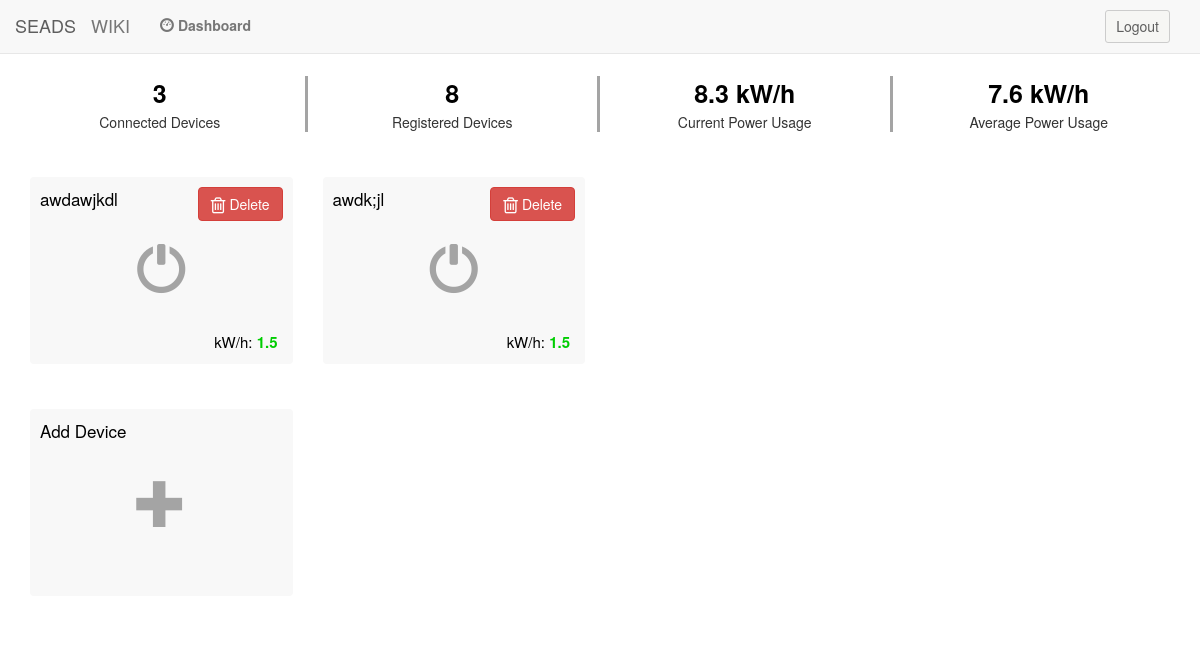
Page /dashboard/ (signed in) on the earlier database version.
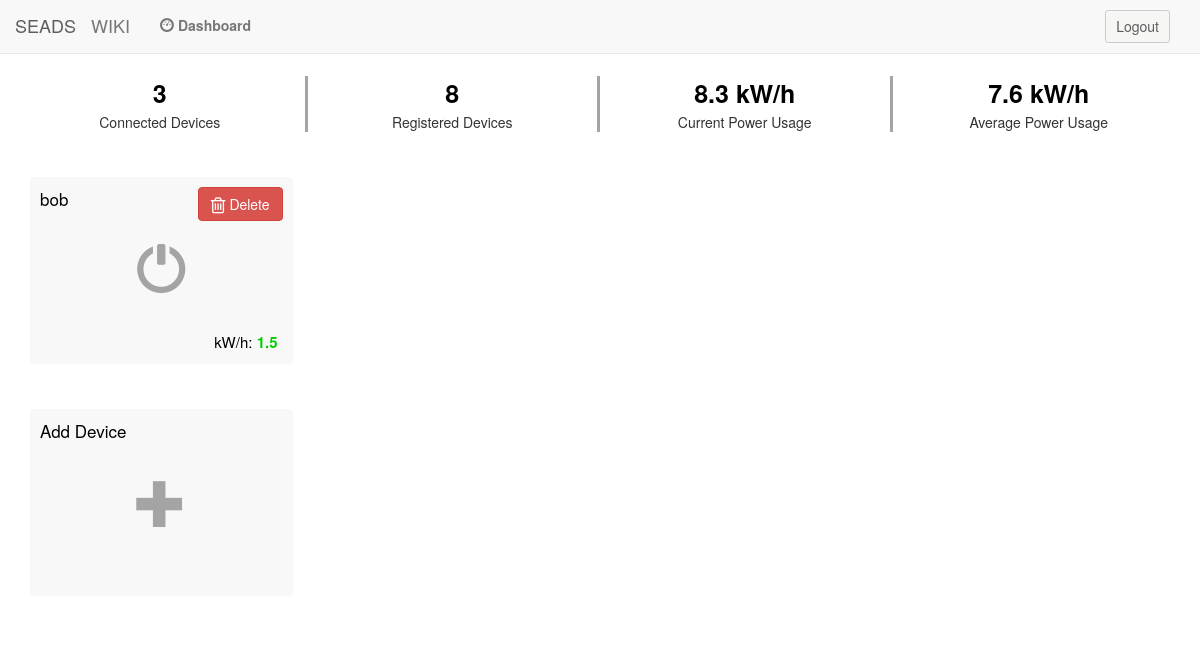
Same page on the later database version.
### seadssite/models.py (models this page shows)
class Map(models.Model):
	user = models.ForeignKey(User)
	device = models.ForeignKey(Devices)

class Devices(models.Model):
	device_id = models.IntegerField()
	name = models.CharField(max_length=200, default='DEFAULT VALUE')
	connection = models.BooleanField(default=True)
	power = models.BooleanField(default=False)

### seadssite/views.py (the view)
# urls.py: url(r'^dashboard/',v.DashboardView),
def DashboardView(request):
    alerts = []
    current_user = request.user
    user_devices_map = Map.objects.filter(user=current_user.id)
    if request.POST.get('register'):
        new_device_id = request.POST.get('device_id')
        new_device_name = request.POST.get('device_name')
        alert = register_device(new_device_id, new_device_name, current_user)
        if alert is not None:
            alerts.append(alert)
    elif request.POST.get('delete'):
        device_id = request.POST.get('delete')
        alert = delete_device(device_id, current_user)
        if alert is not None:
            alerts.append(alert)
    return render(request, 'dashboard.html', {'maps': user_devices_map, 'alerts':alerts})

### seadssite/templates/dashboard.html (shortened to what this page needs)
{% extends "base.html" %}
{% load staticfiles %}
{% block content %}
	<div class="container">
			<div class="row" style="text-align:center;">
				<div class="col-md-3" style="border-right:3px solid #a4a4a4"><div style="color:black;font-size:25;font-weight:bold;">3</div><span>Connected Devices</span></div>
				<div class="col-md-3" style="border-right:3px solid #a4a4a4"><div style="color:black;font-size:25;font-weight:bold;">8</div><span>Registered Devices</span></div>
				<div class="col-md-3" style="border-right:3px solid #a4a4a4"><div style="color:black;font-size:25;font-weight:bold;">8.3 kW/h</div><span>Current Power Usage</span></div>
				<div class="col-md-3"><div style="color:black;font-size:25;font-weight:bold;">7.6 kW/h</div><span>Average Power Usage</span></div>
			</div>
			{%for map in maps%}
				{% if forloop.counter0|divisibleby:4 %}
					{%if forloop.counter0 == 0%}
						<div class="row deviceRow">
					{% else %}
						</div>
						<div class="row deviceRow">
					{% endif %}
				{% endif %}
				<div class="col-md-3">
					<div style="background: #f8f8f8;width:100%;height:25%;margin:0 auto;border-radius: 4px;-webkit-user-select: none;-moz-user-select: none;-ms-user-select: none;" class="deviceBox">
						<div style="float:right;padding:10px;">
							<form method="post">
											<button type="submit" class="btn btn-danger delete" value={{map.device.device_id}} name="delete">
												<i class="fa fa-trash-o fa-lg"></i> Delete </button>
											</form>
						</div>
						<div style="float:left;padding:10px;" >
							<span style="font-size:17px;color:black;">{{map.device.name}}</span>
						</div>
						<span class="glyphicon glyphicon-off" aria-hidden="true" style="font-size:50px;color:#a4a4a4;position: absolute;top: 50%;left: 50%;transform: translate(-50%, -50%);"></span>
						<div style="right:20px;;padding:10px;position:absolute;bottom:0px;" >
							<span style="font-size:15px;color:black;">kW/h: <span style="color:#00CD02"><b>1.5</b></span></span>
						</div>
					</div>
				</div>
		    {% endfor %}
			</div>
		    <div class="row">
			    <div class="col-md-3 registerDevice">
			    	<div style="float:left;padding:10px;" >
							<span style="font-size:17px;color:black;">Add Device</span>
						</div>
			    	<div style="background: #f8f8f8;width:100%;height:25%;margin:0 auto;border-radius: 4px;-webkit-user-select: none;-moz-user-select: none;-ms-user-select: none;" class="registerBox">
							<span class="glyphicon glyphicon-plus" aria-hidden="true" style="font-size:50px;color:#a4a4a4;position: absolute;top: 50%;left: 50%;transform: translate(-50%, -50%);" data-toggle="modal" data-target="#register_modal"></span>
					</div>
				</div>
			</div>
	</div>
	{% endblock %}

Differences in the rows shown:
removed Map: device.name "awdawjkdl"
removed Map: device.name "awdk;jl"
added Map: device.name "bob"
